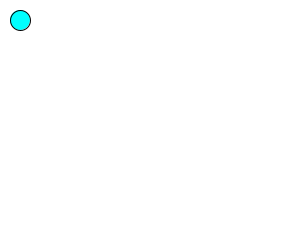
Frame 1 (no input)
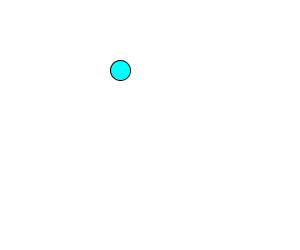
Frame 60 (the mouse pressed at the canvas centre just before this capture)
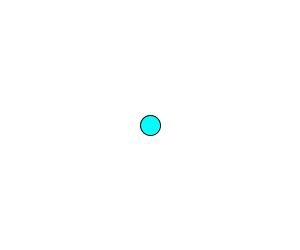
Frame 120 (the mouse held since frame 60 and released just before this capture)

The Processing sketch that drew these frames (run headless with seeded random() and noise(); from frame 60 on, the mouse is pressed at the canvas centre):

// Processing sketch: processing_106875
// ── processing_106875.pde

int x=20;
int y=20;

int dx=20;
int dy=10;

void setup() {  //setup function called initially, only once
  size(300, 250);
 
}

void draw() {  //draw function loops 
background(255,255,255);
fill(0,255,255);
ellipse(x,y,20,20);

x=x+dx;
y=y+dy;
if(y<0){
dy=-dy;
}
if(y>250){
dy=-dy;
}

if(x<0){
dx=-dx;
}
if(x>300){
dx=-dx;
  }
  if (mousePressed){
       x = mouseX;
       y = mouseY;
       }
}
